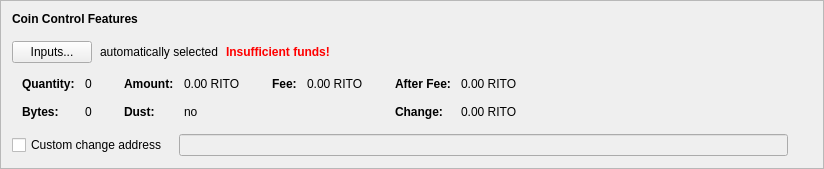
      <widget class="QFrame" name="frameCoinControl">
       <property name="sizePolicy">
        <sizepolicy hsizetype="Preferred" vsizetype="Fixed">
         <horstretch>0</horstretch>
         <verstretch>0</verstretch>
        </sizepolicy>
       </property>
       <property name="frameShape">
        <enum>QFrame::StyledPanel</enum>
       </property>
       <property name="frameShadow">
        <enum>QFrame::Raised</enum>
       </property>
       <layout class="QVBoxLayout" name="verticalLayout_4">
        <item>
         <layout class="QVBoxLayout" name="verticalLayoutCoinControl" stretch="0,0,0,0,0">
          <property name="spacing">
           <number>0</number>
          </property>
          <property name="sizeConstraint">
           <enum>QLayout::SetDefaultConstraint</enum>
          </property>
          <property name="leftMargin">
           <number>0</number>
          </property>
          <property name="topMargin">
           <number>0</number>
          </property>
          <item>
           <layout class="QHBoxLayout" name="horizontalLayoutCoinControl1">
            <property name="bottomMargin">
             <number>15</number>
            </property>
            <item>
             <widget class="QLabel" name="labelCoinControlFeatures">
              <property name="sizePolicy">
               <sizepolicy hsizetype="Preferred" vsizetype="Maximum">
                <horstretch>0</horstretch>
                <verstretch>0</verstretch>
               </sizepolicy>
              </property>
              <property name="font">
               <font>
                <weight>75</weight>
                <bold>true</bold>
               </font>
              </property>
              <property name="styleSheet">
               <string notr="true">font-weight:bold;</string>
              </property>
              <property name="text">
               <string>Coin Control Features</string>
              </property>
             </widget>
            </item>
           </layout>
          </item>
          <item>
           <layout class="QHBoxLayout" name="horizontalLayoutCoinControl2" stretch="0,0,0,0">
            <property name="spacing">
             <number>8</number>
            </property>
            <property name="bottomMargin">
             <number>10</number>
            </property>
            <item>
             <widget class="QPushButton" name="pushButtonCoinControl">
              <property name="styleSheet">
               <string notr="true"/>
              </property>
              <property name="text">
               <string>Inputs...</string>
              </property>
              <property name="autoDefault">
               <bool>false</bool>
              </property>
             </widget>
            </item>
            <item>
             <widget class="QLabel" name="labelCoinControlAutomaticallySelected">
              <property name="text">
               <string>automatically selected</string>
              </property>
              <property name="margin">
               <number>5</number>
              </property>
             </widget>
            </item>
            <item>
             <widget class="QLabel" name="labelCoinControlInsuffFunds">
              <property name="font">
               <font>
                <weight>75</weight>
                <bold>true</bold>
               </font>
              </property>
              <property name="styleSheet">
               <string notr="true">color:red;font-weight:bold;</string>
              </property>
              <property name="text">
               <string>Insufficient funds!</string>
              </property>
              <property name="margin">
               <number>5</number>
              </property>
             </widget>
            </item>
            <item>
             <spacer name="horizontalSpacerCoinControl">
              <property name="orientation">
               <enum>Qt::Horizontal</enum>
              </property>
              <property name="sizeHint" stdset="0">
               <size>
                <width>40</width>
                <height>1</height>
               </size>
              </property>
             </spacer>
            </item>
           </layout>
          </item>
          <item>
           <widget class="QWidget" name="widgetCoinControl" native="true">
            <property name="sizePolicy">
             <sizepolicy hsizetype="Preferred" vsizetype="Preferred">
              <horstretch>0</horstretch>
              <verstretch>0</verstretch>
             </sizepolicy>
            </property>
            <property name="minimumSize">
             <size>
              <width>0</width>
              <height>0</height>
             </size>
            </property>
            <property name="styleSheet">
             <string notr="true"/>
            </property>
            <layout class="QHBoxLayout" name="horizontalLayoutCoinControl5">
             <property name="leftMargin">
              <number>0</number>
             </property>
             <property name="topMargin">
              <number>0</number>
             </property>
             <property name="rightMargin">
              <number>0</number>
             </property>
             <property name="bottomMargin">
              <number>0</number>
             </property>
             <item>
              <layout class="QHBoxLayout" name="horizontalLayoutCoinControl3" stretch="0,0,0,1">
               <property name="spacing">
                <number>20</number>
               </property>
               <property name="topMargin">
                <number>0</number>
               </property>
               <property name="bottomMargin">
                <number>10</number>
               </property>
               <item>
                <layout class="QFormLayout" name="formLayoutCoinControl1">
                 <property name="horizontalSpacing">
                  <number>10</number>
                 </property>
                 <property name="verticalSpacing">
                  <number>14</number>
                 </property>
                 <property name="leftMargin">
                  <number>10</number>
                 </property>
                 <property name="topMargin">
                  <number>4</number>
                 </property>
                 <property name="rightMargin">
                  <number>6</number>
                 </property>
                 <item row="0" column="0">
                  <widget class="QLabel" name="labelCoinControlQuantityText">
                   <property name="font">
                    <font>
                     <weight>75</weight>
                     <bold>true</bold>
                    </font>
                   </property>
                   <property name="text">
                    <string>Quantity:</string>
                   </property>
                   <property name="margin">
                    <number>0</number>
                   </property>
                  </widget>
                 </item>
                 <item row="0" column="1">
                  <widget class="QLabel" name="labelCoinControlQuantity">
                   <property name="cursor">
                    <cursorShape>IBeamCursor</cursorShape>
                   </property>
                   <property name="contextMenuPolicy">
                    <enum>Qt::ActionsContextMenu</enum>
                   </property>
                   <property name="text">
                    <string notr="true">0</string>
                   </property>
                   <property name="margin">
                    <number>0</number>
                   </property>
                   <property name="textInteractionFlags">
                    <set>Qt::LinksAccessibleByMouse|Qt::TextSelectableByKeyboard|Qt::TextSelectableByMouse</set>
                   </property>
                  </widget>
                 </item>
                 <item row="1" column="0">
                  <widget class="QLabel" name="labelCoinControlBytesText">
                   <property name="font">
                    <font>
                     <weight>75</weight>
                     <bold>true</bold>
                    </font>
                   </property>
                   <property name="text">
                    <string>Bytes:</string>
                   </property>
                  </widget>
                 </item>
                 <item row="1" column="1">
                  <widget class="QLabel" name="labelCoinControlBytes">
                   <property name="cursor">
                    <cursorShape>IBeamCursor</cursorShape>
                   </property>
                   <property name="contextMenuPolicy">
                    <enum>Qt::ActionsContextMenu</enum>
                   </property>
                   <property name="text">
                    <string notr="true">0</string>
                   </property>
                   <property name="textInteractionFlags">
                    <set>Qt::LinksAccessibleByMouse|Qt::TextSelectableByKeyboard|Qt::TextSelectableByMouse</set>
                   </property>
                  </widget>
                 </item>
                </layout>
               </item>
               <item>
                <layout class="QFormLayout" name="formLayoutCoinControl2">
                 <property name="horizontalSpacing">
                  <number>10</number>
                 </property>
                 <property name="verticalSpacing">
                  <number>14</number>
                 </property>
                 <property name="leftMargin">
                  <number>6</number>
                 </property>
                 <property name="topMargin">
                  <number>4</number>
                 </property>
                 <property name="rightMargin">
                  <number>6</number>
                 </property>
                 <item row="0" column="0">
                  <widget class="QLabel" name="labelCoinControlAmountText">
                   <property name="font">
                    <font>
                     <weight>75</weight>
                     <bold>true</bold>
                    </font>
                   </property>
                   <property name="text">
                    <string>Amount:</string>
                   </property>
                   <property name="margin">
                    <number>0</number>
                   </property>
                  </widget>
                 </item>
                 <item row="0" column="1">
                  <widget class="QLabel" name="labelCoinControlAmount">
                   <property name="cursor">
                    <cursorShape>IBeamCursor</cursorShape>
                   </property>
                   <property name="contextMenuPolicy">
                    <enum>Qt::ActionsContextMenu</enum>
                   </property>
                   <property name="text">
                    <string notr="true">0.00 RITO</string>
                   </property>
                   <property name="textInteractionFlags">
                    <set>Qt::LinksAccessibleByMouse|Qt::TextSelectableByKeyboard|Qt::TextSelectableByMouse</set>
                   </property>
                  </widget>
                 </item>
                 <item row="1" column="0">
                  <widget class="QLabel" name="labelCoinControlLowOutputText">
                   <property name="font">
                    <font>
                     <weight>75</weight>
                     <bold>true</bold>
                    </font>
                   </property>
                   <property name="text">
                    <string>Dust:</string>
                   </property>
                  </widget>
                 </item>
                 <item row="1" column="1">
                  <widget class="QLabel" name="labelCoinControlLowOutput">
                   <property name="cursor">
                    <cursorShape>IBeamCursor</cursorShape>
                   </property>
                   <property name="contextMenuPolicy">
                    <enum>Qt::ActionsContextMenu</enum>
                   </property>
                   <property name="text">
                    <string notr="true">no</string>
                   </property>
                   <property name="textInteractionFlags">
                    <set>Qt::LinksAccessibleByMouse|Qt::TextSelectableByKeyboard|Qt::TextSelectableByMouse</set>
                   </property>
                  </widget>
                 </item>
                </layout>
               </item>
               <item>
                <layout class="QFormLayout" name="formLayoutCoinControl3">
                 <property name="horizontalSpacing">
                  <number>10</number>
                 </property>
                 <property name="verticalSpacing">
                  <number>14</number>
                 </property>
                 <property name="leftMargin">
                  <number>6</number>
                 </property>
                 <property name="topMargin">
                  <number>4</number>
                 </property>
                 <property name="rightMargin">
                  <number>6</number>
                 </property>
                 <item row="0" column="0">
                  <widget class="QLabel" name="labelCoinControlFeeText">
                   <property name="font">
                    <font>
                     <weight>75</weight>
                     <bold>true</bold>
                    </font>
                   </property>
                   <property name="text">
                    <string>Fee:</string>
                   </property>
                   <property name="margin">
                    <number>0</number>
                   </property>
                  </widget>
                 </item>
                 <item row="0" column="1">
                  <widget class="QLabel" name="labelCoinControlFee">
                   <property name="cursor">
                    <cursorShape>IBeamCursor</cursorShape>
                   </property>
                   <property name="contextMenuPolicy">
                    <enum>Qt::ActionsContextMenu</enum>
                   </property>
                   <property name="text">
                    <string notr="true">0.00 RITO</string>
                   </property>
                   <property name="textInteractionFlags">
                    <set>Qt::LinksAccessibleByMouse|Qt::TextSelectableByKeyboard|Qt::TextSelectableByMouse</set>
                   </property>
                  </widget>
                 </item>
                </layout>
               </item>
               <item>
                <layout class="QFormLayout" name="formLayoutCoinControl4">
                 <property name="horizontalSpacing">
                  <number>10</number>
                 </property>
                 <property name="verticalSpacing">
                  <number>14</number>
                 </property>
                 <property name="leftMargin">
                  <number>6</number>
                 </property>
                 <property name="topMargin">
                  <number>4</number>
                 </property>
                 <property name="rightMargin">
                  <number>6</number>
                 </property>
                 <item row="0" column="0">
                  <widget class="QLabel" name="labelCoinControlAfterFeeText">
                   <property name="font">
                    <font>
                     <weight>75</weight>
                     <bold>true</bold>
                    </font>
                   </property>
                   <property name="text">
                    <string>After Fee:</string>
                   </property>
                   <property name="margin">
                    <number>0</number>
                   </property>
                  </widget>
                 </item>
                 <item row="0" column="1">
                  <widget class="QLabel" name="labelCoinControlAfterFee">
                   <property name="cursor">
                    <cursorShape>IBeamCursor</cursorShape>
                   </property>
                   <property name="contextMenuPolicy">
                    <enum>Qt::ActionsContextMenu</enum>
                   </property>
                   <property name="text">
                    <string notr="true">0.00 RITO</string>
                   </property>
                   <property name="textInteractionFlags">
                    <set>Qt::LinksAccessibleByMouse|Qt::TextSelectableByKeyboard|Qt::TextSelectableByMouse</set>
                   </property>
                  </widget>
                 </item>
                 <item row="1" column="0">
                  <widget class="QLabel" name="labelCoinControlChangeText">
                   <property name="font">
                    <font>
                     <weight>75</weight>
                     <bold>true</bold>
                    </font>
                   </property>
                   <property name="text">
                    <string>Change:</string>
                   </property>
                  </widget>
                 </item>
                 <item row="1" column="1">
                  <widget class="QLabel" name="labelCoinControlChange">
                   <property name="cursor">
                    <cursorShape>IBeamCursor</cursorShape>
                   </property>
                   <property name="contextMenuPolicy">
                    <enum>Qt::ActionsContextMenu</enum>
                   </property>
                   <property name="text">
                    <string notr="true">0.00 RITO</string>
                   </property>
                   <property name="textInteractionFlags">
                    <set>Qt::LinksAccessibleByMouse|Qt::TextSelectableByKeyboard|Qt::TextSelectableByMouse</set>
                   </property>
                  </widget>
                 </item>
                </layout>
               </item>
              </layout>
             </item>
            </layout>
           </widget>
          </item>
          <item>
           <layout class="QHBoxLayout" name="horizontalLayoutCoinControl4" stretch="0,0,0">
            <property name="spacing">
             <number>12</number>
            </property>
            <property name="sizeConstraint">
             <enum>QLayout::SetDefaultConstraint</enum>
            </property>
            <property name="topMargin">
             <number>5</number>
            </property>
            <property name="rightMargin">
             <number>5</number>
            </property>
            <item>
             <widget class="QCheckBox" name="checkBoxCoinControlChange">
              <property name="toolTip">
               <string>If this is activated, but the change address is empty or invalid, change will be sent to a newly generated address.</string>
              </property>
              <property name="text">
               <string>Custom change address</string>
              </property>
             </widget>
            </item>
            <item>
             <widget class="QValidatedLineEdit" name="lineEditCoinControlChange">
              <property name="enabled">
               <bool>false</bool>
              </property>
              <property name="sizePolicy">
               <sizepolicy hsizetype="Expanding" vsizetype="Fixed">
                <horstretch>0</horstretch>
                <verstretch>0</verstretch>
               </sizepolicy>
              </property>
             </widget>
            </item>
            <item>
             <widget class="QLabel" name="labelCoinControlChangeLabel">
              <property name="sizePolicy">
               <sizepolicy hsizetype="Preferred" vsizetype="Expanding">
                <horstretch>0</horstretch>
                <verstretch>0</verstretch>
               </sizepolicy>
              </property>
              <property name="minimumSize">
               <size>
                <width>0</width>
                <height>0</height>
               </size>
              </property>
              <property name="text">
               <string/>
              </property>
              <property name="margin">
               <number>3</number>
              </property>
             </widget>
            </item>
           </layout>
          </item>
          <item>
           <spacer name="verticalSpacerCoinControl">
            <property name="orientation">
             <enum>Qt::Vertical</enum>
            </property>
            <property name="sizeType">
             <enum>QSizePolicy::Expanding</enum>
            </property>
            <property name="sizeHint" stdset="0">
             <size>
              <width>800</width>
              <height>1</height>
             </size>
            </property>
           </spacer>
          </item>
         </layout>
        </item>
       </layout>
      </widget>
